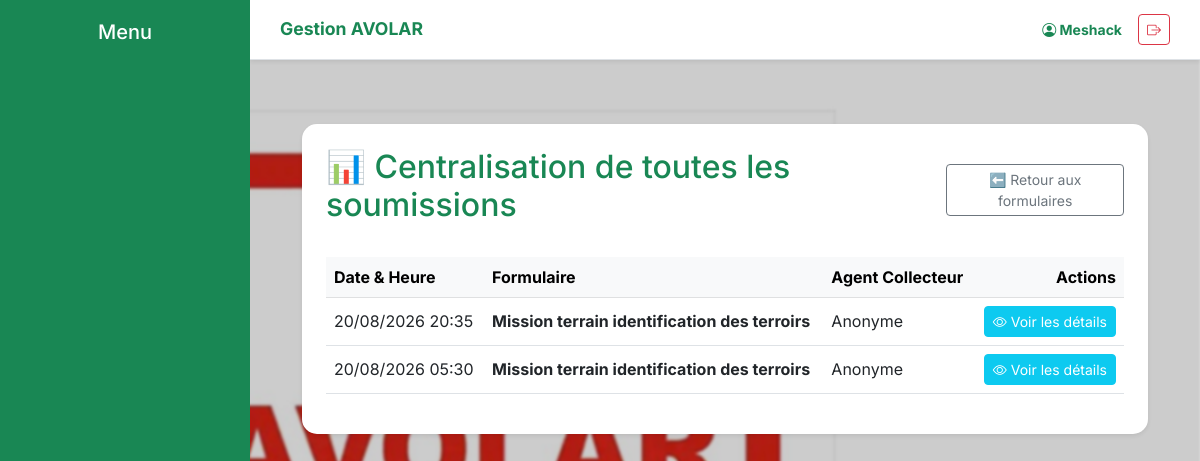
The app's page /soumissions/centralisees/ (signed in) with its own data.
### dashboard/models.py (models this page shows, shortened)
class SoumissionDonnee(models.Model):
    formulaire = models.ForeignKey(FormulaireTerrain, on_delete=models.CASCADE, related_name='soumissions')
    agent = models.ForeignKey(User, on_delete=models.SET_NULL, null=True)
    date_soumission = models.DateTimeField(auto_now_add=True)
    donnees_json = models.JSONField() # Stocke les paires { "Question": "Réponse" }

class FormulaireTerrain(models.Model):
    titre = models.CharField(max_length=255, verbose_name="Titre du formulaire")
    description = models.TextField(blank=True, null=True, verbose_name="Description")
    projet = models.ForeignKey(Projet, on_delete=models.CASCADE, related_name="formulaires", verbose_name="Projet associé")
    date_creation = models.DateTimeField(auto_now_add=True)

### dashboard/views.py (the view)
# urls.py: path('soumissions/centralisees/', views.liste_toutes_soumissions, name='liste_toutes_soumissions'),
@login_required
def liste_toutes_soumissions(request):
    soumissions = SoumissionDonnee.objects.all().select_related('formulaire', 'agent').order_by('-date_soumission')
    return render(request, 'dashboard/toutes_soumissions.html', {'soumissions': soumissions})

### dashboard/templates/dashboard/toutes_soumissions.html
{% extends 'dashboard/base.html' %}
{% block content %}
<div class="container mt-4 mb-5">
    <div class="card p-4 shadow-sm">
        <div class="d-flex justify-content-between align-items-center mb-4">
            <h2 class="text-success">📊 Centralisation de toutes les soumissions</h2>
            <a href="{% url 'liste_formulaires_terrain' %}" class="btn btn-outline-secondary btn-sm">
                ⬅️ Retour aux formulaires
            </a>
        </div>
        <div class="table-responsive">
            <table class="table table-hover align-middle">
                <thead class="table-light">
                    <tr>
                        <th>Date & Heure</th>
                        <th>Formulaire</th>
                        <th>Agent Collecteur</th>
                        <th class="text-end">Actions</th>
                    </tr>
                </thead>
                <tbody>
                    {% for soumission in soumissions %}
                    <tr>
                        <td>{{ soumission.date_soumission|date:"d/m/Y H:i" }}</td>
                        <td><strong>{{ soumission.formulaire.titre }}</strong></td>
                        <td>{{ soumission.agent.username|default:"Anonyme" }}</td>
                        <td class="text-end">
                            <a href="{% url 'detail_soumission' soumission.pk %}" class="btn btn-info btn-sm text-white">
                                <i class="bi bi-eye"></i> Voir les détails
                            </a>
                        </td>
                    </tr>
                    {% empty %}
                    <tr>
                        <td colspan="4" class="text-center text-muted py-4">Aucune soumission enregistrée pour le moment.</td>
                    </tr>
                    {% endfor %}
                </tbody>
            </table>
        </div>
    </div>
</div>
{% endblock %}

### dashboard/templates/dashboard/base.html (shortened to what this page needs)
{% load static %}
<!DOCTYPE html>
<html lang="fr">
<head>
    <link href="https://cdn.jsdelivr.net/npm/bootstrap@5.3.0/dist/css/bootstrap.min.css" rel="stylesheet">
    <link href="https://cdn.jsdelivr.net/npm/bootstrap-icons@1.10.0/font/bootstrap-icons.css" rel="stylesheet">
</head>
<body>
<header class="top-bar shadow-sm">
    <div class="d-flex align-items-center">
        <span class="fw-bold text-success text-truncate" style="font-size: 1.1rem;">Gestion AVOLAR</span>
    </div>
    <div class="d-flex align-items-center">
        <span class="fw-bold text-success me-2 me-md-3 small d-none d-sm-inline"><i class="bi bi-person-circle"></i> {{ user.username|default:"Administrateur" }}</span>
        <a href="{% url 'deconnexion' %}" class="btn btn-outline-danger btn-sm" title="Se déconnecter"><i class="bi bi-box-arrow-right"></i></a>
    </div>
</header>
<nav class="sidebar d-none d-lg-block">
    <h5 class="text-center mb-4">Menu</h5>
</nav>
<main class="main-content">
    {% block content %}{% endblock %}
</main>
</body>
</html>

### records on screen
SoumissionDonnee: date_soumission "20/08/2026 20:35", formulaire.titre "Mission terrain identification des terroirs", agent.username "Anonyme"
SoumissionDonnee: date_soumission "20/08/2026 05:30", formulaire.titre "Mission terrain identification des terroirs", agent.username "Anonyme"

### other values on screen
{{ user.username|default:"Administrateur" }} "Meshack"
